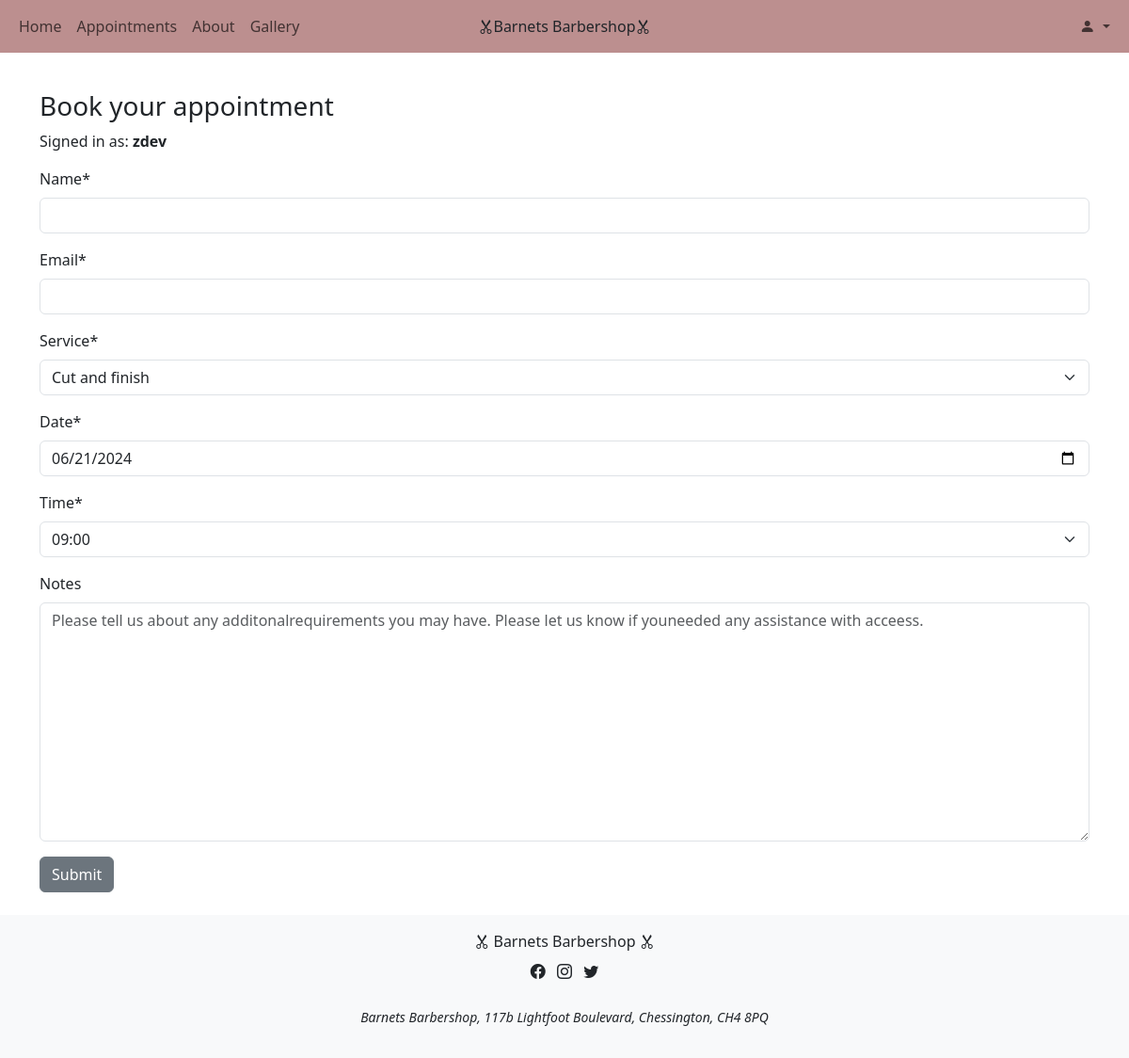
/appointments/appointments/ (signed in), run on an earlier commit of the app's database.
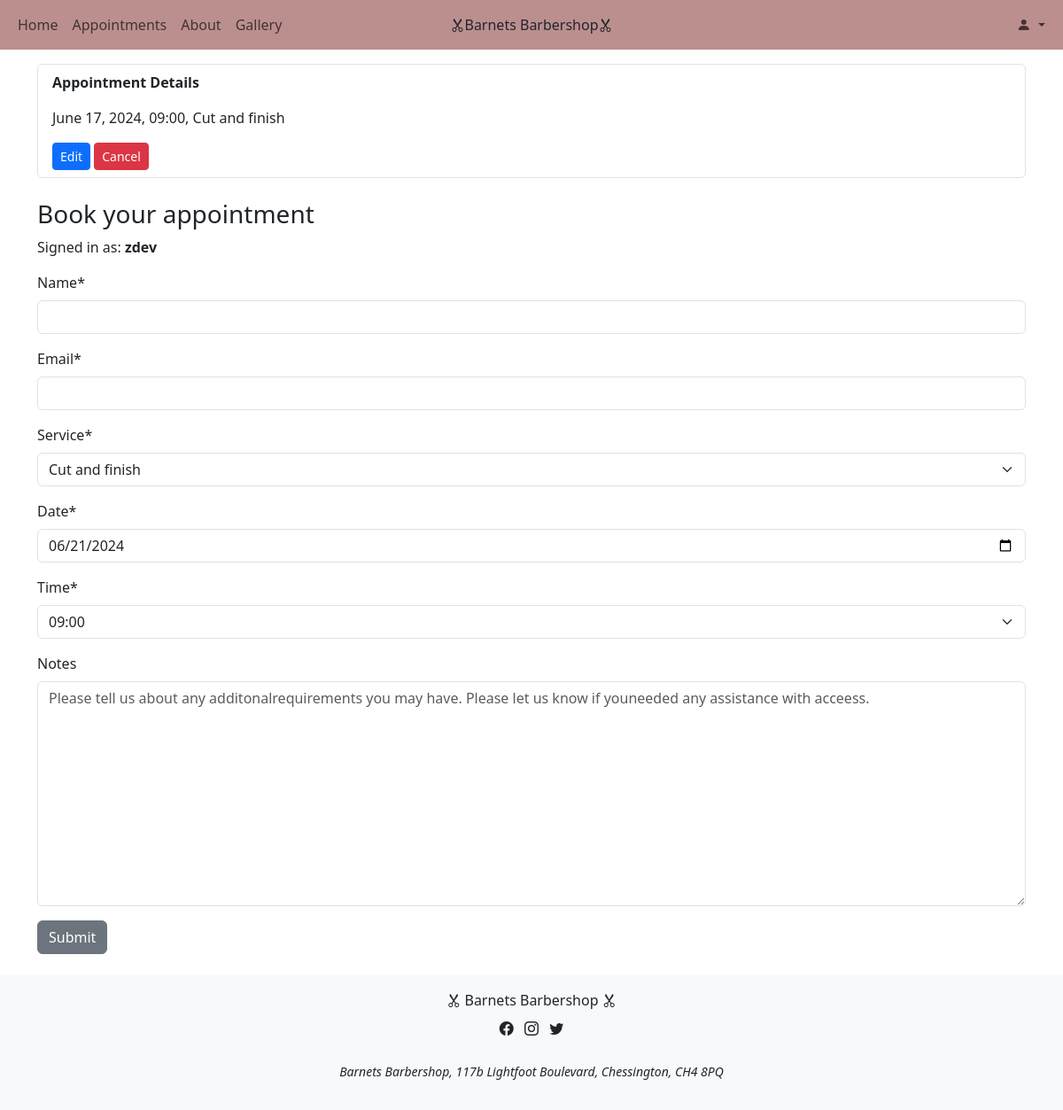
And on a later commit of the database.
### appointments/models.py (models this page shows, shortened)
class appointment_booking(models.Model):
    user = models.ForeignKey(User, on_delete=models.CASCADE)
    name = models.CharField(max_length=200)
    email = models.EmailField()
    service = models.IntegerField(choices=SERVICE_OPTIONS, default=0)
    date = models.DateField(default=timezone.now)
    time = models.CharField(max_length=10, choices=TIME_SLOTS, default="09:00")
    notes = models.TextField(blank=True)
    complete = models.BooleanField(default=False)

### appointments/views.py (the view)
# urls.py: path('appointments/', appointment_views.appointments, name='appointments'),
def appointments(request):
    appointments = appointment_booking.objects.all()
    if request.method == 'POST':
        appointment_form = AppointmentForm(request.POST)
        print(appointment_form)
        if appointment_form.is_valid():
            appointment = appointment_form.save(commit=False)
            appointment.user = request.user
            print(request.user)
            appointment_form.save()
            messages.add_message(
                request, messages.SUCCESS,
                'Appointment made')
            return redirect('appointments')
        else:
            messages.add_message(
                    request, messages.ERROR,
                    'There was an error with your submission.'
                    'Please correct the errors below.'
            )
    else:
        appointment_form = AppointmentForm()
    return render(
        request,
        "appointments/appointments.html",
        {
            'appointment_form': appointment_form,
            'appointments': appointments,
            'messages': messages.get_messages(request)
        }
    )

### appointments/forms.py
class AppointmentForm(forms.ModelForm):
    class Meta:
        model = appointment_booking
        exclude = ['user', 'complete']
        presentday = date.today()
        tomorrow = presentday + timedelta(1)
        print(tomorrow)
        widgets = {
            'date': forms.DateInput(
                attrs={
                        'type': 'date',
                        'min': tomorrow,
                        'class': 'form-control'
                        }
            ),
            'notes': forms.Textarea(
                attrs={
                    'class': 'form-control',
                    'placeholder': 'Please tell us about any additonal'
                    'requirements you may have. Please let us know if you'
                    'needed any assistance with acceess.'
                })
        }

### appointments/templates/appointments/appointments.html (shortened to what this page needs)
{% extends "base.html" %}
{% load crispy_forms_tags %}
{% block content %}
<br><br>
<div class="container mt-4">
    <ul class="list-group">
        {% for appointment in appointments %}
        {% if user.is_authenticated and appointment.user == user %}
        <li class="list-group-item">
            <p><strong>Appointment Details</strong></p>
            <p>{{ appointment.date }}, {{ appointment.time }}, {{ appointment.get_service_display }}</p>
            <a href="{% url 'appointments_edit' appointment.id %}" class="btn btn-primary btn-sm">Edit</a>
            <a href="{% url 'appointments_cancel' appointment.id %}" class="btn btn-danger btn-sm">Cancel</a>
        </li>
        {% endif %}
        {% endfor %}
    </ul>
    {% if user.is_authenticated %}
    <div class="mt-4">
        <h3>Book your appointment</h3>
        <p>Signed in as: <strong>{{ user.username }}</strong></p>
        <form id="appointmentForm" method="post" class="needs-validation" novalidate>
            {{ appointment_form|crispy }}
            <button type="submit" class="btn btn-secondary">Submit</button>
        </form>
    </div>
    {% else %}
    <p class="mt-4">Please <a href="{% url 'account_login' %}">sign in</a> or <a href="{% url 'account_signup' %}">register</a> to make an appointment</p>
    {% endif %}
</div>
{% endblock %}

What changed in the data, as far as the page shows it:
added appointment_booking: date "June 17, 2024", time "09:00", service "Cut and finish"
